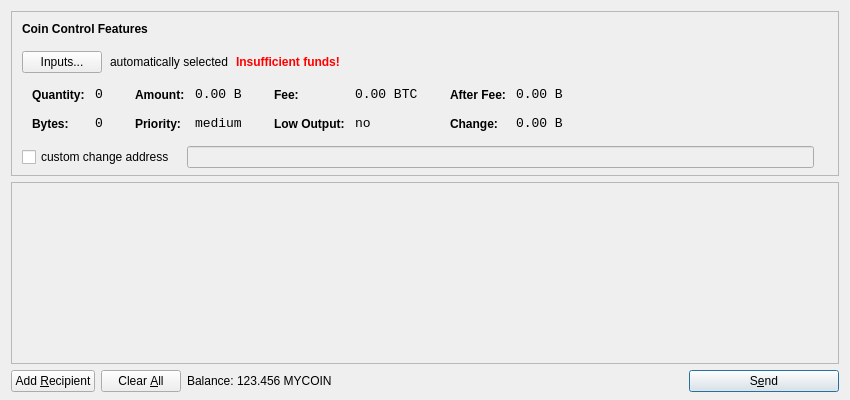
<?xml version="1.0" encoding="UTF-8"?>
<ui version="4.0">
 <class>SendCoinsDialog</class>
 <widget class="QDialog" name="SendCoinsDialog">
  <property name="geometry">
   <rect>
    <x>0</x>
    <y>0</y>
    <width>850</width>
    <height>400</height>
   </rect>
  </property>
  <property name="windowTitle">
   <string>Send Coins</string>
  </property>
  <layout class="QVBoxLayout" name="verticalLayout" stretch="0,1,0">
   <property name="bottomMargin">
    <number>8</number>
   </property>
   <item>
    <widget class="QFrame" name="frameCoinControl">
     <property name="sizePolicy">
      <sizepolicy hsizetype="Expanding" vsizetype="Expanding">
       <horstretch>0</horstretch>
       <verstretch>0</verstretch>
      </sizepolicy>
     </property>
     <property name="maximumSize">
      <size>
       <width>16777215</width>
       <height>16777215</height>
      </size>
     </property>
     <property name="frameShape">
      <enum>QFrame::StyledPanel</enum>
     </property>
     <property name="frameShadow">
      <enum>QFrame::Sunken</enum>
     </property>
     <layout class="QVBoxLayout" name="verticalLayoutCoinControl2">
      <property name="spacing">
       <number>-1</number>
      </property>
      <property name="leftMargin">
       <number>0</number>
      </property>
      <property name="topMargin">
       <number>0</number>
      </property>
      <property name="rightMargin">
       <number>0</number>
      </property>
      <property name="bottomMargin">
       <number>6</number>
      </property>
      <item>
       <layout class="QVBoxLayout" name="verticalLayoutCoinControl" stretch="0,0,0,0,1">
        <property name="spacing">
         <number>0</number>
        </property>
        <property name="leftMargin">
         <number>10</number>
        </property>
        <property name="topMargin">
         <number>10</number>
        </property>
        <item>
         <layout class="QHBoxLayout" name="horizontalLayoutCoinControl1">
          <property name="bottomMargin">
           <number>15</number>
          </property>
          <item>
           <widget class="QLabel" name="labelCoinControlFeatures">
            <property name="sizePolicy">
             <sizepolicy hsizetype="Preferred" vsizetype="Maximum">
              <horstretch>0</horstretch>
              <verstretch>0</verstretch>
             </sizepolicy>
            </property>
            <property name="font">
             <font>
              <weight>75</weight>
              <bold>true</bold>
             </font>
            </property>
            <property name="styleSheet">
             <string notr="true">font-weight:bold;</string>
            </property>
            <property name="text">
             <string>Coin Control Features</string>
            </property>
           </widget>
          </item>
         </layout>
        </item>
        <item>
         <layout class="QHBoxLayout" name="horizontalLayoutCoinControl2" stretch="0,0,0,0">
          <property name="spacing">
           <number>8</number>
          </property>
          <property name="bottomMargin">
           <number>10</number>
          </property>
          <item>
           <widget class="QPushButton" name="pushButtonCoinControl">
            <property name="styleSheet">
             <string notr="true"/>
            </property>
            <property name="text">
             <string>Inputs...</string>
            </property>
           </widget>
          </item>
          <item>
           <widget class="QLabel" name="labelCoinControlAutomaticallySelected">
            <property name="text">
             <string>automatically selected</string>
            </property>
            <property name="margin">
             <number>5</number>
            </property>
           </widget>
          </item>
          <item>
           <widget class="QLabel" name="labelCoinControlInsuffFunds">
            <property name="font">
             <font>
              <weight>75</weight>
              <bold>true</bold>
             </font>
            </property>
            <property name="styleSheet">
             <string notr="true">color:red;font-weight:bold;</string>
            </property>
            <property name="text">
             <string>Insufficient funds!</string>
            </property>
            <property name="margin">
             <number>5</number>
            </property>
           </widget>
          </item>
          <item>
           <spacer name="horizontalSpacerCoinControl">
            <property name="orientation">
             <enum>Qt::Horizontal</enum>
            </property>
            <property name="sizeHint" stdset="0">
             <size>
              <width>40</width>
              <height>1</height>
             </size>
            </property>
           </spacer>
          </item>
         </layout>
        </item>
        <item>
         <widget class="QWidget" name="widgetCoinControl" native="true">
          <property name="sizePolicy">
           <sizepolicy hsizetype="Preferred" vsizetype="Preferred">
            <horstretch>0</horstretch>
            <verstretch>0</verstretch>
           </sizepolicy>
          </property>
          <property name="minimumSize">
           <size>
            <width>0</width>
            <height>0</height>
           </size>
          </property>
          <property name="styleSheet">
           <string notr="true"/>
          </property>
          <layout class="QHBoxLayout" name="horizontalLayoutCoinControl5">
           <property name="margin">
            <number>0</number>
           </property>
           <item>
            <layout class="QHBoxLayout" name="horizontalLayoutCoinControl3" stretch="0,0,0,1">
             <property name="spacing">
              <number>20</number>
             </property>
             <property name="topMargin">
              <number>0</number>
             </property>
             <property name="bottomMargin">
              <number>10</number>
             </property>
             <item>
              <layout class="QFormLayout" name="formLayoutCoinControl1">
               <property name="horizontalSpacing">
                <number>10</number>
               </property>
               <property name="verticalSpacing">
                <number>14</number>
               </property>
               <property name="leftMargin">
                <number>10</number>
               </property>
               <property name="topMargin">
                <number>4</number>
               </property>
               <property name="rightMargin">
                <number>6</number>
               </property>
               <item row="0" column="0">
                <widget class="QLabel" name="labelCoinControlQuantityText">
                 <property name="styleSheet">
                  <string notr="true">font-weight:bold;</string>
                 </property>
                 <property name="text">
                  <string>Quantity:</string>
                 </property>
                 <property name="margin">
                  <number>0</number>
                 </property>
                </widget>
               </item>
               <item row="0" column="1">
                <widget class="QLabel" name="labelCoinControlQuantity">
                 <property name="font">
                  <font>
                   <family>Monospace</family>
                   <pointsize>10</pointsize>
                  </font>
                 </property>
                 <property name="cursor">
                  <cursorShape>IBeamCursor</cursorShape>
                 </property>
                 <property name="contextMenuPolicy">
                  <enum>Qt::ActionsContextMenu</enum>
                 </property>
                 <property name="text">
                  <string notr="true">0</string>
                 </property>
                 <property name="margin">
                  <number>0</number>
                 </property>
                 <property name="textInteractionFlags">
                  <set>Qt::LinksAccessibleByMouse|Qt::TextSelectableByKeyboard|Qt::TextSelectableByMouse</set>
                 </property>
                </widget>
               </item>
               <item row="1" column="0">
                <widget class="QLabel" name="labelCoinControlBytesText">
                 <property name="styleSheet">
                  <string notr="true">font-weight:bold;</string>
                 </property>
                 <property name="text">
                  <string>Bytes:</string>
                 </property>
                </widget>
               </item>
               <item row="1" column="1">
                <widget class="QLabel" name="labelCoinControlBytes">
                 <property name="font">
                  <font>
                   <family>Monospace</family>
                   <pointsize>10</pointsize>
                  </font>
                 </property>
                 <property name="cursor">
                  <cursorShape>IBeamCursor</cursorShape>
                 </property>
                 <property name="contextMenuPolicy">
                  <enum>Qt::ActionsContextMenu</enum>
                 </property>
                 <property name="text">
                  <string notr="true">0</string>
                 </property>
                 <property name="textInteractionFlags">
                  <set>Qt::LinksAccessibleByMouse|Qt::TextSelectableByKeyboard|Qt::TextSelectableByMouse</set>
                 </property>
                </widget>
               </item>
              </layout>
             </item>
             <item>
              <layout class="QFormLayout" name="formLayoutCoinControl2">
               <property name="horizontalSpacing">
                <number>10</number>
               </property>
               <property name="verticalSpacing">
                <number>14</number>
               </property>
               <property name="leftMargin">
                <number>6</number>
               </property>
               <property name="topMargin">
                <number>4</number>
               </property>
               <property name="rightMargin">
                <number>6</number>
               </property>
               <item row="0" column="0">
                <widget class="QLabel" name="labelCoinControlAmountText">
                 <property name="styleSheet">
                  <string notr="true">font-weight:bold;</string>
                 </property>
                 <property name="text">
                  <string>Amount:</string>
                 </property>
                 <property name="margin">
                  <number>0</number>
                 </property>
                </widget>
               </item>
               <item row="0" column="1">
                <widget class="QLabel" name="labelCoinControlAmount">
                 <property name="font">
                  <font>
                   <family>Monospace</family>
                   <pointsize>10</pointsize>
                  </font>
                 </property>
                 <property name="cursor">
                  <cursorShape>IBeamCursor</cursorShape>
                 </property>
                 <property name="contextMenuPolicy">
                  <enum>Qt::ActionsContextMenu</enum>
                 </property>
                 <property name="text">
                  <string notr="true">0.00 B</string>
                 </property>
                 <property name="textInteractionFlags">
                  <set>Qt::LinksAccessibleByMouse|Qt::TextSelectableByKeyboard|Qt::TextSelectableByMouse</set>
                 </property>
                </widget>
               </item>
               <item row="1" column="0">
                <widget class="QLabel" name="labelCoinControlPriorityText">
                 <property name="styleSheet">
                  <string notr="true">font-weight:bold;</string>
                 </property>
                 <property name="text">
                  <string>Priority:</string>
                 </property>
                </widget>
               </item>
               <item row="1" column="1">
                <widget class="QLabel" name="labelCoinControlPriority">
                 <property name="font">
                  <font>
                   <family>Monospace</family>
                   <pointsize>10</pointsize>
                  </font>
                 </property>
                 <property name="cursor">
                  <cursorShape>IBeamCursor</cursorShape>
                 </property>
                 <property name="contextMenuPolicy">
                  <enum>Qt::ActionsContextMenu</enum>
                 </property>
                 <property name="text">
                  <string>medium</string>
                 </property>
                 <property name="textInteractionFlags">
                  <set>Qt::LinksAccessibleByMouse|Qt::TextSelectableByKeyboard|Qt::TextSelectableByMouse</set>
                 </property>
                </widget>
               </item>
              </layout>
             </item>
             <item>
              <layout class="QFormLayout" name="formLayoutCoinControl3">
               <property name="horizontalSpacing">
                <number>10</number>
               </property>
               <property name="verticalSpacing">
                <number>14</number>
               </property>
               <property name="leftMargin">
                <number>6</number>
               </property>
               <property name="topMargin">
                <number>4</number>
               </property>
               <property name="rightMargin">
                <number>6</number>
               </property>
               <item row="0" column="0">
                <widget class="QLabel" name="labelCoinControlFeeText">
                 <property name="styleSheet">
                  <string notr="true">font-weight:bold;</string>
                 </property>
                 <property name="text">
                  <string>Fee:</string>
                 </property>
                 <property name="margin">
                  <number>0</number>
                 </property>
                </widget>
               </item>
               <item row="0" column="1">
                <widget class="QLabel" name="labelCoinControlFee">
                 <property name="font">
                  <font>
                   <family>Monospace</family>
                   <pointsize>10</pointsize>
                  </font>
                 </property>
                 <property name="cursor">
                  <cursorShape>IBeamCursor</cursorShape>
                 </property>
                 <property name="contextMenuPolicy">
                  <enum>Qt::ActionsContextMenu</enum>
                 </property>
                 <property name="text">
                  <string notr="true">0.00 BTC</string>
                 </property>
                 <property name="textInteractionFlags">
                  <set>Qt::LinksAccessibleByMouse|Qt::TextSelectableByKeyboard|Qt::TextSelectableByMouse</set>
                 </property>
                </widget>
               </item>
               <item row="1" column="0">
                <widget class="QLabel" name="labelCoinControlLowOutputText">
                 <property name="styleSheet">
                  <string notr="true">font-weight:bold;</string>
                 </property>
                 <property name="text">
                  <string>Low Output:</string>
                 </property>
                </widget>
               </item>
               <item row="1" column="1">
                <widget class="QLabel" name="labelCoinControlLowOutput">
                 <property name="font">
                  <font>
                   <family>Monospace</family>
                   <pointsize>10</pointsize>
                  </font>
                 </property>
                 <property name="cursor">
                  <cursorShape>IBeamCursor</cursorShape>
                 </property>
                 <property name="contextMenuPolicy">
                  <enum>Qt::ActionsContextMenu</enum>
                 </property>
                 <property name="text">
                  <string>no</string>
                 </property>
                 <property name="textInteractionFlags">
                  <set>Qt::LinksAccessibleByMouse|Qt::TextSelectableByKeyboard|Qt::TextSelectableByMouse</set>
                 </property>
                </widget>
               </item>
              </layout>
             </item>
             <item>
              <layout class="QFormLayout" name="formLayoutCoinControl4">
               <property name="horizontalSpacing">
                <number>10</number>
               </property>
               <property name="verticalSpacing">
                <number>14</number>
               </property>
               <property name="leftMargin">
                <number>6</number>
               </property>
               <property name="topMargin">
                <number>4</number>
               </property>
               <property name="rightMargin">
                <number>6</number>
               </property>
               <item row="0" column="0">
                <widget class="QLabel" name="labelCoinControlAfterFeeText">
                 <property name="styleSheet">
                  <string notr="true">font-weight:bold;</string>
                 </property>
                 <property name="text">
                  <string>After Fee:</string>
                 </property>
                 <property name="margin">
                  <number>0</number>
                 </property>
                </widget>
               </item>
               <item row="0" column="1">
                <widget class="QLabel" name="labelCoinControlAfterFee">
                 <property name="font">
                  <font>
                   <family>Monospace</family>
                   <pointsize>10</pointsize>
                  </font>
                 </property>
                 <property name="cursor">
                  <cursorShape>IBeamCursor</cursorShape>
                 </property>
                 <property name="contextMenuPolicy">
                  <enum>Qt::ActionsContextMenu</enum>
                 </property>
                 <property name="text">
                  <string notr="true">0.00 B</string>
                 </property>
                 <property name="textInteractionFlags">
                  <set>Qt::LinksAccessibleByMouse|Qt::TextSelectableByKeyboard|Qt::TextSelectableByMouse</set>
                 </property>
                </widget>
               </item>
               <item row="1" column="0">
                <widget class="QLabel" name="labelCoinControlChangeText">
                 <property name="styleSheet">
                  <string notr="true">font-weight:bold;</string>
                 </property>
                 <property name="text">
                  <string>Change:</string>
                 </property>
                </widget>
               </item>
               <item row="1" column="1">
                <widget class="QLabel" name="labelCoinControlChange">
                 <property name="font">
                  <font>
                   <family>Monospace</family>
                   <pointsize>10</pointsize>
                  </font>
                 </property>
                 <property name="cursor">
                  <cursorShape>IBeamCursor</cursorShape>
                 </property>
                 <property name="contextMenuPolicy">
                  <enum>Qt::ActionsContextMenu</enum>
                 </property>
                 <property name="text">
                  <string notr="true">0.00 B</string>
                 </property>
                 <property name="textInteractionFlags">
                  <set>Qt::LinksAccessibleByMouse|Qt::TextSelectableByKeyboard|Qt::TextSelectableByMouse</set>
                 </property>
                </widget>
               </item>
              </layout>
             </item>
            </layout>
           </item>
          </layout>
         </widget>
        </item>
        <item>
         <layout class="QHBoxLayout" name="horizontalLayoutCoinControl4" stretch="0,0,0">
          <property name="spacing">
           <number>12</number>
          </property>
          <property name="sizeConstraint">
           <enum>QLayout::SetDefaultConstraint</enum>
          </property>
          <property name="topMargin">
           <number>5</number>
          </property>
          <property name="rightMargin">
           <number>5</number>
          </property>
          <item>
           <widget class="QCheckBox" name="checkBoxCoinControlChange">
            <property name="text">
             <string>custom change address</string>
            </property>
           </widget>
          </item>
          <item>
           <widget class="QLineEdit" name="lineEditCoinControlChange">
            <property name="enabled">
             <bool>false</bool>
            </property>
            <property name="sizePolicy">
             <sizepolicy hsizetype="Expanding" vsizetype="Fixed">
              <horstretch>0</horstretch>
              <verstretch>0</verstretch>
             </sizepolicy>
            </property>
           </widget>
          </item>
          <item>
           <widget class="QLabel" name="labelCoinControlChangeLabel">
            <property name="sizePolicy">
             <sizepolicy hsizetype="Preferred" vsizetype="Expanding">
              <horstretch>0</horstretch>
              <verstretch>0</verstretch>
             </sizepolicy>
            </property>
            <property name="minimumSize">
             <size>
              <width>0</width>
              <height>0</height>
             </size>
            </property>
            <property name="text">
             <string/>
            </property>
            <property name="margin">
             <number>3</number>
            </property>
           </widget>
          </item>
         </layout>
        </item>
        <item>
         <spacer name="verticalSpacerCoinControl">
          <property name="orientation">
           <enum>Qt::Vertical</enum>
          </property>
          <property name="sizeHint" stdset="0">
           <size>
            <width>800</width>
            <height>1</height>
           </size>
          </property>
         </spacer>
        </item>
       </layout>
      </item>
     </layout>
    </widget>
   </item>
   <item>
    <widget class="QScrollArea" name="scrollArea">
     <property name="widgetResizable">
      <bool>true</bool>
     </property>
     <widget class="QWidget" name="scrollAreaWidgetContents">
      <property name="geometry">
       <rect>
        <x>0</x>
        <y>0</y>
        <width>830</width>
        <height>165</height>
       </rect>
      </property>
      <layout class="QVBoxLayout" name="verticalLayout_2">
       <property name="margin">
        <number>0</number>
       </property>
       <item>
        <layout class="QVBoxLayout" name="entries">
         <property name="spacing">
          <number>6</number>
         </property>
        </layout>
       </item>
       <item>
        <spacer name="verticalSpacer">
         <property name="orientation">
          <enum>Qt::Vertical</enum>
         </property>
         <property name="sizeHint" stdset="0">
          <size>
           <width>20</width>
           <height>40</height>
          </size>
         </property>
        </spacer>
       </item>
      </layout>
     </widget>
    </widget>
   </item>
   <item>
    <layout class="QHBoxLayout" name="horizontalLayout">
     <item>
      <widget class="QPushButton" name="addButton">
       <property name="toolTip">
        <string>Send to multiple recipients at once</string>
       </property>
       <property name="text">
        <string>Add &amp;Recipient</string>
       </property>
       <property name="icon">
        <iconset resource="../bitcoin.qrc">
         <normaloff>:/icons/add</normaloff>:/icons/add</iconset>
       </property>
       <property name="autoDefault">
        <bool>false</bool>
       </property>
      </widget>
     </item>
     <item>
      <widget class="QPushButton" name="clearButton">
       <property name="sizePolicy">
        <sizepolicy hsizetype="Minimum" vsizetype="Fixed">
         <horstretch>0</horstretch>
         <verstretch>0</verstretch>
        </sizepolicy>
       </property>
       <property name="toolTip">
        <string>Remove all transaction fields</string>
       </property>
       <property name="text">
        <string>Clear &amp;All</string>
       </property>
       <property name="icon">
        <iconset resource="../bitcoin.qrc">
         <normaloff>:/icons/remove</normaloff>:/icons/remove</iconset>
       </property>
       <property name="autoRepeatDelay">
        <number>300</number>
       </property>
       <property name="autoDefault">
        <bool>false</bool>
       </property>
      </widget>
     </item>
     <item>
      <layout class="QHBoxLayout" name="horizontalLayout_2">
       <property name="spacing">
        <number>3</number>
       </property>
       <item>
        <widget class="QLabel" name="label">
         <property name="text">
          <string>Balance:</string>
         </property>
        </widget>
       </item>
       <item>
        <widget class="QLabel" name="labelBalance">
         <property name="cursor">
          <cursorShape>IBeamCursor</cursorShape>
         </property>
         <property name="text">
          <string>123.456 MYCOIN</string>
         </property>
         <property name="textInteractionFlags">
          <set>Qt::LinksAccessibleByMouse|Qt::TextSelectableByKeyboard|Qt::TextSelectableByMouse</set>
         </property>
        </widget>
       </item>
      </layout>
     </item>
     <item>
      <spacer name="horizontalSpacer">
       <property name="orientation">
        <enum>Qt::Horizontal</enum>
       </property>
       <property name="sizeHint" stdset="0">
        <size>
         <width>40</width>
         <height>20</height>
        </size>
       </property>
      </spacer>
     </item>
     <item>
      <widget class="QPushButton" name="sendButton">
       <property name="minimumSize">
        <size>
         <width>150</width>
         <height>0</height>
        </size>
       </property>
       <property name="toolTip">
        <string>Confirm the send action</string>
       </property>
       <property name="text">
        <string>S&amp;end</string>
       </property>
       <property name="icon">
        <iconset resource="../bitcoin.qrc">
         <normaloff>:/icons/send</normaloff>:/icons/send</iconset>
       </property>
       <property name="default">
        <bool>true</bool>
       </property>
      </widget>
     </item>
    </layout>
   </item>
  </layout>
 </widget>
 <resources>
  <include location="../bitcoin.qrc"/>
 </resources>
 <connections/>
</ui>
